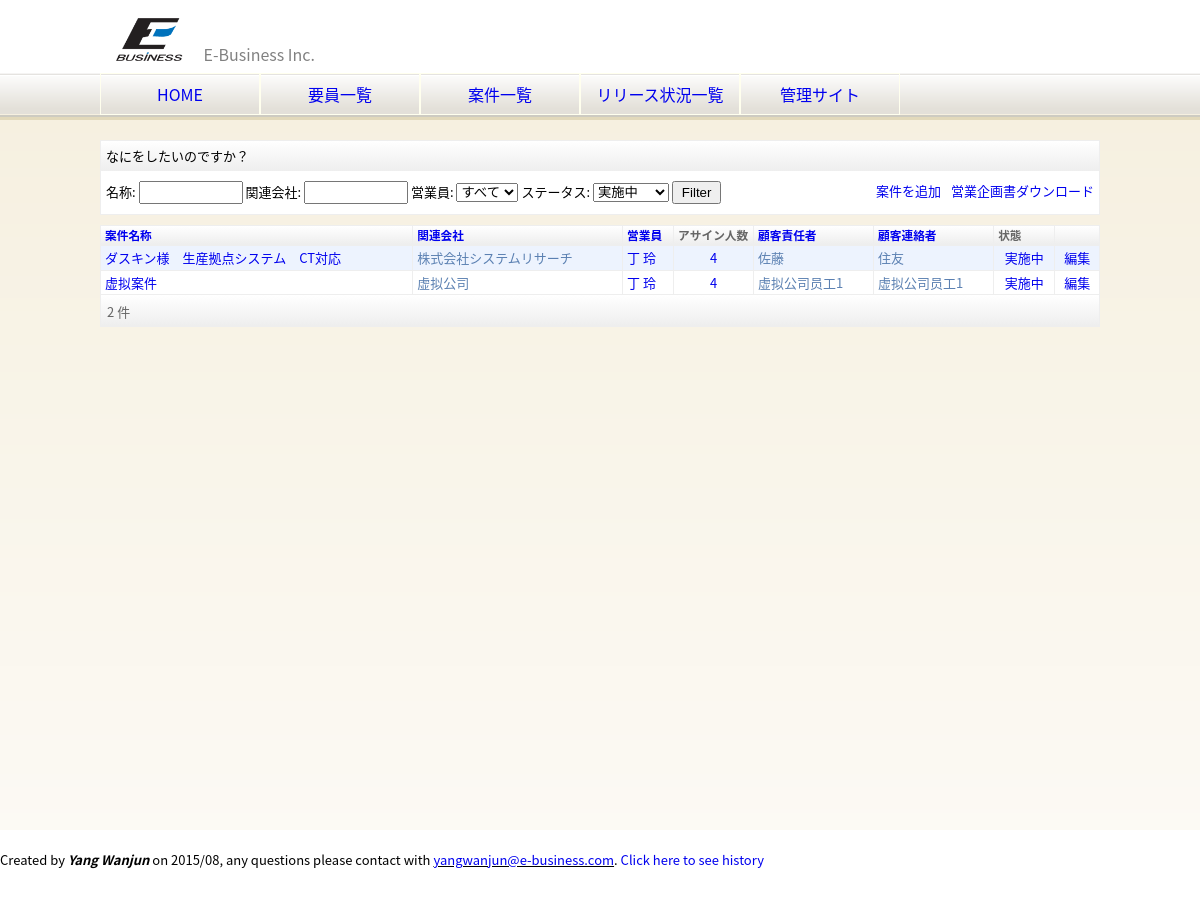
The page /eb/project_list.html?status=4 on the database its author committed.
### eb/models.py (models this page shows, shortened)
class Project(models.Model):
    name = models.CharField(blank=False, null=False, max_length=50, verbose_name=u"案件名称")
    description = models.TextField(blank=True, null=True, verbose_name=u"案件概要")
    skills = models.ManyToManyField(Skill, through='ProjectSkill', blank=True, null=True, verbose_name=u"スキル要求")
    start_date = models.DateField(blank=True, null=True, verbose_name=u"開始日")
    end_date = models.DateField(blank=True, null=True, verbose_name=u"終了日")
    address = models.CharField(blank=True, null=True, max_length=255, verbose_name=u"作業場所")
    status = models.IntegerField(choices=PROJECT_STATUS, verbose_name=u"ステータス")
    client = models.ForeignKey(Client, blank=True, null=True, verbose_name=u"関連会社")
    boss = models.ForeignKey(ClientMember, blank=True, null=True, related_name="boss_set", verbose_name=u"案件責任者")
    middleman = models.ForeignKey(ClientMember, blank=True, null=True,
                                  related_name="middleman_set", verbose_name=u"案件連絡者")
    salesperson = models.ForeignKey(Salesperson, blank=True, null=True, verbose_name=u"営業員")
    members = models.ManyToManyField(Member, through='ProjectMember', blank=True, null=True)
    class Meta:
        ordering = ['name']
        verbose_name = verbose_name_plural = u"案件"
    def get_project_members(self):
        return self.projectmember_set.all()

class AbstractCompany(models.Model):
    name = models.CharField(blank=False, null=False, max_length=30, verbose_name=u"会社名")
    japanese_spell = models.CharField(blank=True, null=True, max_length=30, verbose_name=u"フリカナ")
    found_date = models.DateField(blank=True, null=True, verbose_name=u"設立年月日")
    capital = models.BigIntegerField(blank=True, null=True, verbose_name=u"資本金")
    post_code = models.CharField(blank=True, null=True, max_length=7, verbose_name=u"郵便番号")
    address1 = models.CharField(blank=True, null=True, max_length=200, verbose_name=u"住所１")
    address2 = models.CharField(blank=True, null=True, max_length=200, verbose_name=u"住所２")
    tel = models.CharField(blank=True, null=True, max_length=15, verbose_name=u"電話番号")
    fax = models.CharField(blank=True, null=True, max_length=15, verbose_name=u"ファックス")
    class Meta:
        abstract = True

class Client(AbstractCompany):
    president = models.CharField(blank=True, null=True, max_length=30, verbose_name=u"代表者名")
    employee_count = models.IntegerField(blank=True, null=True, verbose_name=u"従業員数")
    sale_amount = models.BigIntegerField(blank=True, null=True, verbose_name=u"売上高")
    payment_type = models.CharField(blank=True, null=True, max_length=2, verbose_name=u"支払方法")
    payment_day = models.CharField(blank=True, null=True, max_length=2, verbose_name=u"支払日")
    comment = models.TextField(blank=True, null=True, verbose_name=u"備考")
    created_date = models.DateTimeField(auto_now_add=True, default=datetime.datetime.now(), editable=False)
    updated_date = models.DateTimeField(auto_now=True, default=datetime.datetime.now(), editable=False)
    class Meta:
        ordering = ['name']
        verbose_name = verbose_name_plural = u"取引先"

class AbstractMember(models.Model):
    employee_id = models.CharField(blank=False, null=False, unique=True, max_length=30, verbose_name=u"社員ID")
    first_name = models.CharField(blank=False, null=False, max_length=30, verbose_name=u"姓")
    last_name = models.CharField(blank=False, null=False, max_length=30, verbose_name=u"名")
    first_name_ja = models.CharField(blank=True, null=True, max_length=30, verbose_name=u"姓(フリカナ)")
    last_name_ja = models.CharField(blank=True, null=True, max_length=30, verbose_name=u"名(フリカナ)")
    first_name_en = models.CharField(blank=False, null=False, max_length=30, verbose_name=u"姓(ローマ字)",
                                     help_text=u"先頭文字は大文字にしてください（例：Zhang）")
    last_name_en = models.CharField(blank=False, null=False, max_length=30, verbose_name=u"名(ローマ字)",
                                    help_text=u"漢字ごとに先頭文字は大文字にしてください（例：XiaoWang）")
    sex = models.CharField(blank=True, null=True, max_length=1, choices=SEX, verbose_name=u"性別")
    country = models.CharField(blank=True, null=True, max_length=20, verbose_name=u"国籍・地域")
    birthday = models.DateField(blank=False, null=False, verbose_name=u"生年月日")
    graduate_date = models.DateField(blank=True, null=True, verbose_name=u"卒業年月日")
    degree = models.IntegerField(blank=True, null=True, choices=DEGREE_TYPE, verbose_name=u"学歴")
    email = models.EmailField(blank=False, null=False, verbose_name=u"メールアドレス")
    post_code = models.CharField(blank=True, null=True, max_length=7, verbose_name=u"郵便番号")
    address1 = models.CharField(blank=True, null=True, max_length=200, verbose_name=u"住所１")
    address2 = models.CharField(blank=True, null=True, max_length=200, verbose_name=u"住所２")
    nearest_station = models.CharField(blank=True, null=True, max_length=15, verbose_name=u"最寄駅")
    phone = models.CharField(blank=True, null=True, max_length=11, verbose_name=u"電話番号")
    is_married = models.CharField(blank=True, null=True, max_length=1, choices=MARRIED, verbose_name=u"婚姻状況")
    member_type = models.IntegerField(default=0, choices=MEMBER_TYPE, verbose_name=u"社員区分")
    section = models.ForeignKey('Section', blank=True, null=True, verbose_name=u"部署")
    company = models.ForeignKey('Company', blank=True, null=True, verbose_name=u"会社")
    japanese_description = models.TextField(blank=True, null=True, verbose_name=u"日本語能力の説明")
    certificate = models.TextField(blank=True, null=True, verbose_name=u"資格の説明")
    comment = models.TextField(blank=True, null=True, verbose_name=u"備考")
    user = models.OneToOneField(User, blank=True, null=True)
    class Meta:
        abstract = True

class Salesperson(AbstractMember):
    class Meta:
        ordering = ['first_name', 'last_name']
        verbose_name = verbose_name_plural = u"営業員"
    def __unicode__(self):
        return u"%s %s" % (self.first_name, self.last_name)

class ClientMember(models.Model):
    name = models.CharField(blank=False, null=False, max_length=30, verbose_name=u"名前")
    email = models.EmailField(blank=False, null=False, verbose_name=u"メールアドレス")
    phone = models.CharField(blank=True, null=True, max_length=11, verbose_name=u"電話番号")
    client = models.ForeignKey(Client, blank=False, null=False, verbose_name=u"所属会社")
    class Meta:
        ordering = ['name']
        verbose_name = verbose_name_plural = u"お客様"

### eb/views.py (the view)
def project_list(request):
    status = request.GET.get('status', None)
    name = request.GET.get('name', None)
    client = request.GET.get('client', None)
    salesperson = request.GET.get('salesperson', None)
    download = request.GET.get('download', None)
    params = ""
    o = request.GET.get('o', None)
    dict_order = common.get_ordering_dict(o, ['name', 'client__name', 'salesperson__first_name', 'boss__name',
                                              'middleman__name'])
    order_list = common.get_ordering_list(o)
    if download == common.DOWNLOAD_BUSINESS_PLAN:
        projects = Project.objects.filter(status=4)
    else:
        projects = Project.objects.all()
    if salesperson:
        salesperson_obj = Salesperson.objects.get(employee_id=salesperson)
        projects = salesperson_obj.project_set.all()
        params += "&salesperson=%s" % (salesperson,)
    if status:
        projects = Project.objects.filter(status=status)
        params += "&status=%s" % (status,)
    if name:
        projects = projects.filter(name__contains=name)
        params += "&name=%s" % (name,)
    if order_list:
        projects = projects.order_by(*order_list)
    if client:
        projects = [project for project in projects if client in project.client.name]
        params += "&client=%s" % (client,)
    if download == common.DOWNLOAD_BUSINESS_PLAN:
        filename = common.NAME_BUSINESS_PLAN % (datetime.date.today().month,)
        output = common.generate_business_plan(projects, filename)
        response = HttpResponse(output.read(), content_type="application/ms-excel")
        response['Content-Disposition'] = "filename=" + urllib.quote(filename.encode('utf-8')) + ".xlsx"
        return response
    else:
        context = RequestContext(request, {
            'company': company,
            'title': u'案件一覧',
            'projects': projects,
            'salesperson': Salesperson.objects.all(),
            'params': params,
            'dict_order': dict_order,
        })
        template = loader.get_template('project_list.html')
        return HttpResponse(template.render(context))

### eb/templates/project_list.html (shortened to what this page needs)
{% extends "base.html" %}
{% block content %}
    <div class="dashboard">
        <div class="dashboard-title">なにをしたいのですか？</div>
        <form action="{% url 'project_list' %}" method="get">
            <span>名称: </span><input type="text" id="name" name="name" style="width: 100px;"/>
            <span>関連会社: </span><input type="text" id="client" name="client" style="width: 100px;"/>
            <span>営業員:</span>
            <select id="salesperson" name="salesperson">
                <option value="">すべて</option>
            </select>
            <span>ステータス: </span>
            <select id="status" name="status">
                <option value="4">実施中</option>
            </select>
            <input type="submit" value="Filter" />
            <a href="?download=business_plan{{ params }}" target="_blank" class="button">営業企画書ダウンロード</a>
            <a href="/admin/eb/project/add/" target="_blank" class="button">案件を追加</a>
        </form>
    </div>
    <table class="list" cellpadding="0" cellspacing="0">
        <thead>
            <tr>
                <th>
                    <div class="text">
                        <a href="?o={{ dict_order.name.url }}{{ params }}">案件名称</a>
                    </div>
                </th>
                <th>
                    <div class="text">
                        <a href="?o={{ dict_order.client__name.url }}{{ params }}">関連会社</a>
                    </div>
                </th>
                <th>
                    <div class="text">
                        <a href="?o={{ dict_order.salesperson__first_name.url }}{{ params }}">営業員</a>
                    </div>
                </th>
                <th style="width: 75px;">アサイン人数</th>
                <th>
                    <div class="text">
                        <a href="?o={{ dict_order.boss__name.url }}{{ params }}">顧客責任者</a>
                    </div>
                </th>
                <th>
                    <div class="text">
                        <a href="?o={{ dict_order.middleman__name.url }}{{ params }}">顧客連絡者</a>
                    </div>
                </th>
                <th>状態</th>
                <th></th>
            </tr>
        </thead>
        <tbody>
            {% if projects %}
                {% for project in projects %}
                    <tr class="{% cycle 'row1' 'row2' %}">
                        <td><a href="{% url 'project_detail' project.pk %}">{{ project.name }}</a></td>
                        <td>{{ project.client.name }}</td>
                        <td>
                            {% if project.salesperson %}
                                <a href="?salesperson={{ project.salesperson.employee_id }}">{{ project.salesperson }}</a>
                            {% endif %}
                        </td>
                        <td class="center"><a href="{% url 'project_members' project.pk %}">{{ project.get_project_members.count }}</a></td>
                        <td>{{ project.boss.name }}</td>
                        <td>{{ project.middleman.name }}</td>
                        <td class="center"><a href="?status={{ project.status }}">{{ project.get_status_display }}</a></td>
                        <td class="center"><a href="/admin/eb/project/{{ project.id }}/" target="_blank">編集</a></td>
                    </tr>
                {% endfor %}
            {% else %}
                <tr class="row1"><td class="center red" colspan="9">該当する案件がありません。</td></tr>
            {% endif %}
        </tbody>
        <tfoot>
            <tr>
                <td colspan="9">
                    <div class="pagination">
                        <span class="step-links">
                            <span>{{ projects|length }} 件</span>
                        </span>
                    </div>
                </td>
            </tr>
        </tfoot>
    </table>
{% endblock %}

### static/css/base.css (style rules this page uses)
html { height: 100%; }
body { height: 100%; font-family: YouYuan, 'Noto Sans CJK JP', 'Noto Sans', 'Source Han Sans J', SourceHanSansJP, メイリオ, Meiryo, 游ゴシック, YuGothic, 'ヒラギノ角ゴ Pro W3', 'Hiragino Kaku Gothic Pro', sans-serif, msyh; }
* { margin: 0; padding: 0; line-height: 1.5; }
a { text-decoration: none; }
.center { text-align: center; }

### static/css/section.css (style rules this page uses)
section table.list { width: 100%; color: #5b80b2; border-left: 1px solid #eee; margin-top: 10px; }
section table.list th, section table.list tfoot td { border-right: 1px solid #eee; background: linear-gradient(#fff, #eee) }
section table.list th { font-size: .9em; padding-left: 4px; text-align: left; }
section table.list th div.text { cursor: pointer; }
section table.list th div.text a { display: block; }
section table.list td { padding: 2px 4px; border-top: 1px solid #eee; border-right: 1px solid #eee; }
section table.list th, section table.list tfoot td { color: #666; border-top: 1px solid #eee; border-bottom: 1px solid #eee; }
section .row1 { background: #EDF3FE; }
section .row2 { background: #FFF; }
section div.dashboard { margin-top: 10px; margin-bottom: 10px; border: 1px solid #eee; background-color: #fff; }
section div.dashboard div.dashboard-title { padding: 5px 5px; background: linear-gradient(#fff, #eee) }
section div.dashboard form, section div.dashboard table { width: 100%; padding: 10px 5px; min-height: 20px; }
section div.dashboard a.button { float: right; margin-right: 10px; }
section input[type=submit] { padding: 2px 8px; }
section .pagination { margin-top: 3px; padding: 2px; }

### rows shown on the page
Project: name "ダスキン様 生産拠点システム CT対応", client.name "株式会社システムリサーチ", salesperson "丁 玲", get_project_members.count "4", boss.name "佐藤", middleman.name "住友", status "実施中"
Project: name "虚拟案件", client.name "虚拟公司", salesperson "丁 玲", get_project_members.count "4", boss.name "虚拟公司员工1", middleman.name "虚拟公司员工1", status "実施中"

### other values the page prints
{{ projects|length }} "2"
